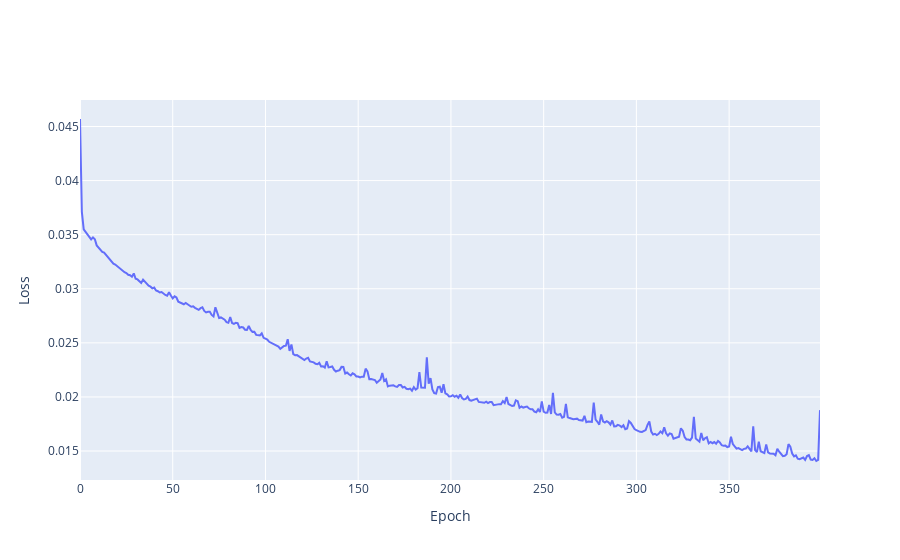

The notebook cell this image was saved under:
### Code cell
plot_loss(history)

### Figure 1 — Plotly figure (JSON) as saved in the notebook; plotly's stock layout.template omitted (floating-point values rounded to 4 significant figures; data arrays with more than 128 entries replaced by an {"elided": "..."} marker saying what was removed)
{"data": [{"mode": "lines", "name": "Training Loss", "type": "scatter", "x": {"elided": "400 int values"}, "y": {"elided": "400 float values"}}], "layout": {"xaxis": {"title": {"text": "Epoch"}}, "yaxis": {"title": {"text": "Loss"}}}}
